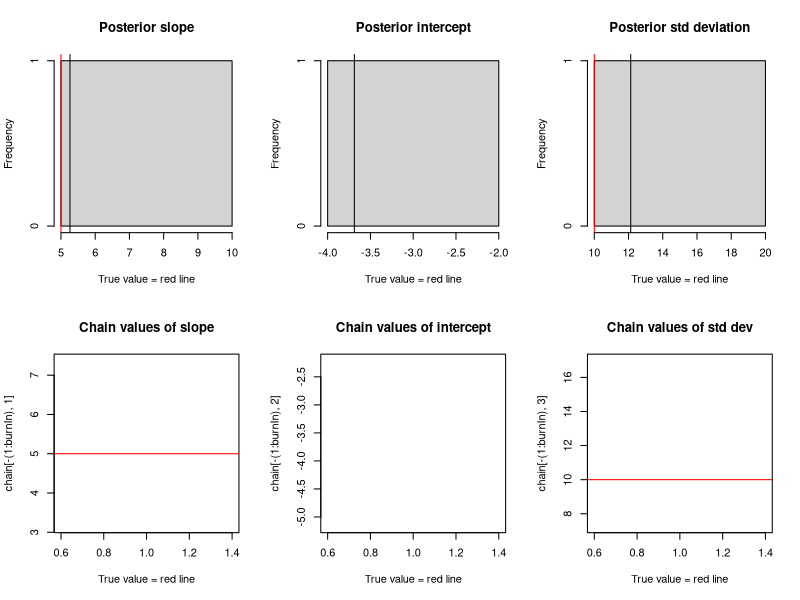

Reproduce this figure in R.
########################### Metropolis-Hastings MCMC - linear regression Bayesian example
### from: https://theoreticalecology.wordpress.com/2010/09/17/metropolis-hastings-mcmc-in-r/

set.seed(11111)
### Fabricate the sample data
true_slope <- 5
true_intercept <- 0
true_sd <- 10
sample_size <- 50

# create independent x-values
x <- (-(sample_size-1)/2):((sample_size-1)/2)

# create dependent values according to ax + b + N(0,sd)
set.seed(11111)
y <-  true_slope * x + true_intercept + rnorm(n = sample_size,
                                              mean = 0,
                                              sd = true_sd)


# Calculator of the likelihood function assuming linearity
# param is an array of [slope, intercept, st_deviation]

likelihood <- function(param) {
  slope <- param[1]
  intercept <- param[2]
  sd <- param[3]

  prediction = slope * x + intercept
  single_likelihoods <- dnorm(y,
                              mean = prediction,
                              sd = sd,
                              log = TRUE)
  sum_likelihoods <- sum(single_likelihoods)  # We can sum them because they're logs
  return(sum_likelihoods)
}

########## Example: plot the likelihood profile of the slope a
slope_values <- function(x) { return(likelihood(c(x, true_intercept, true_sd))) }
sd_values <- function(sd) { return(likelihood(c(true_slope, true_intercept, sd))) }
slope_likelihoods <- lapply(seq(3, 10, by = 0.05), slope_values)
sd_likelihoods <- lapply(seq(5, 25, by = 0.05), sd_values)
# plot (seq(3, 10, by = 0.05), slope_likelihoods , type="l", xlab = "values of slope parameter a", ylab = "Log likelihood")
# plot(seq(5, 25, by = 0.05), sd_likelihoods, type= "l", xlab = "values of sd parameter", ylab = "log likelihood")
##########


## Prior distribution
# note that we're getting the logarithms to avoid too small numbers multiplications

prior <- function(param){
  # change the names of the parameters
  slope <- param[1]
  intercept <- param[2]
  sd <- param[3]

  # slope prior distribution is assumed uniform between 0 and 10
  slope_prior <- dunif(slope,
                       min = 0,
                       max = 20,
                       log = TRUE)

  # intercept prior distribution is assumed normal with stdev 5
  intercept_prior <- dnorm(intercept,
                           sd = 5,
                           log = TRUE)

  # stdev prior is assumed uniform between 0 and 30
  sd_prior <- dunif(sd,
                    min = 0,
                    max = 30,
                    log = TRUE)

  return(slope_prior + intercept_prior + sd_prior)
}


## Posterior distribution
posterior <- function(param){
  return (likelihood(param) + prior(param))
}





######## Metropolis algorithm ################
proposal_function <- function(param){
  # define the standard deviation of the parameters' jump
  slope_sd <- 0.1
  intercept_sd <- 0.5
  sd_sd <- 0.3

  return(rnorm(3,
               mean = param,
               sd= c(slope_sd,
                     intercept_sd,
                     sd_sd)
  ))
}

run_metropolis_MCMC <- function(start_value, iterations) {
  chain <- array(dim = c(iterations + 1, 3))
  chain[1, ] <- start_value
  for (i in 1:iterations){
    proposal <- proposal_function(chain[i, ])

    probab <- exp(posterior(proposal) - posterior(chain[i, ]))
    if (runif(1) < probab) {
      chain[i + 1, ] <- proposal
    } else {
      chain[i + 1, ] <- chain[i, ]
    }
  }
  return(chain)
}

start_value <- c(4, 0.5, 9)
chain <- run_metropolis_MCMC(start_value, 10000)

burnIn <- 10000
acceptance <- 1 - mean(duplicated(chain[-(1:burnIn), ]))



### Summary: #######################

par(mfrow = c(2,3))
hist(chain[-(1:burnIn),1],nclass=30, , main="Posterior slope", xlab="True value = red line" )
abline(v = mean(chain[-(1:burnIn),1]))
abline(v = true_slope, col="red" )
hist(chain[-(1:burnIn),2],nclass=30, main="Posterior intercept", xlab="True value = red line")
abline(v = mean(chain[-(1:burnIn),2]))
abline(v = true_intercept, col="red" )
hist(chain[-(1:burnIn),3],nclass=30, main="Posterior std deviation", xlab="True value = red line")
abline(v = mean(chain[-(1:burnIn),3]) )
abline(v = true_sd, col="red" )
plot(chain[-(1:burnIn),1], type = "l", xlab="True value = red line" , main = "Chain values of slope", )
abline(h = true_slope, col="red" )
plot(chain[-(1:burnIn),2], type = "l", xlab="True value = red line" , main = "Chain values of intercept", )
abline(h = true_intercept, col="red" )
plot(chain[-(1:burnIn),3], type = "l", xlab="True value = red line" , main = "Chain values of std dev", )
abline(h = true_sd, col="red" )

# for comparison:
summary(lm(y~x))
mean(chain[,1])
paste("true slope: ", true_slope)

mean(chain[,2])
paste("true intercept: ", true_intercept)

mean(chain[,3])
paste("true sd: ", true_sd)

